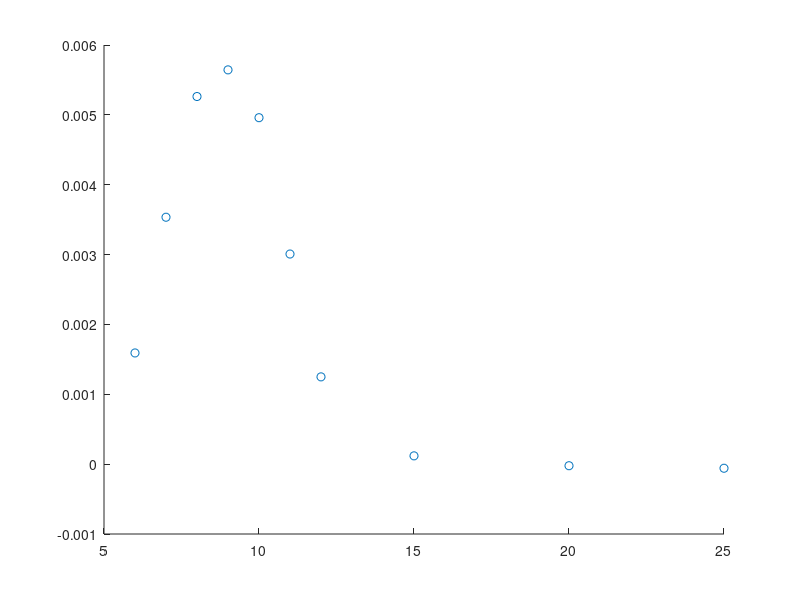
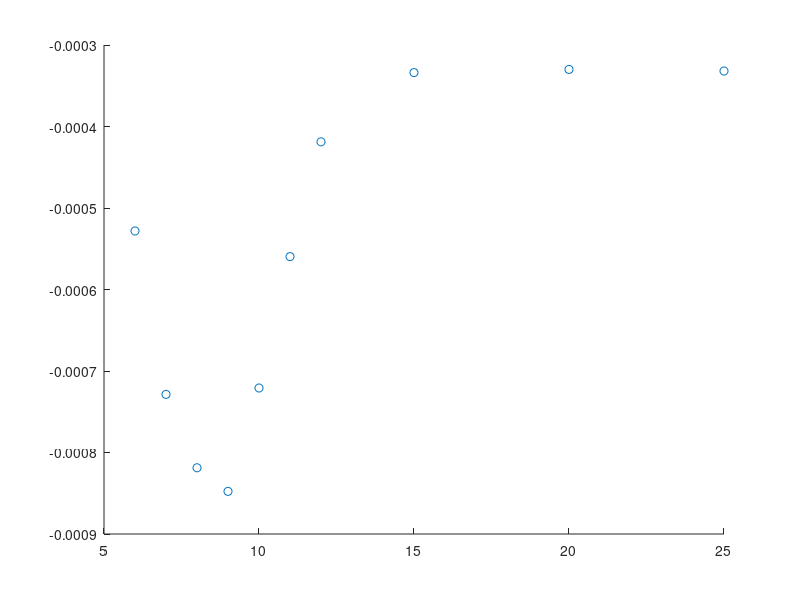

Write the MATLAB code that produced these figures, in order.
close all; clear;

R_b = 68.1;
R = 15.65;
R_s = 10.05;
R_s_tot = 5.9;

L_s = 262.6e-6;
num_s=800;
L_b=843e-3;
num_b=3400;

dist = [0,1,2,3, 6, 9,12,15, 20, 25]; %cm
par_field = [8.37487e-3,8.348e-3,7.95958e-3, 7.24196e-3, 4.18139e-3, 1.922e-3,0.884359e-3, 0.4522e-3, 1.52615e-4,4.813286e-5 ];
par_std_dev = [8.9736e-6, 7.5465e-6,6.651e-6,8.40176e-6, 5.2173e-6, 4.78e-6, 6.6786e-6, 6.9069e-6, 7.2368e-6, 5.1957e-6];
dic_field = [-1.1614e-3,-1.32685e-3,-1.39831e-3,-1.28845e-3, -1.00137e-3, -0.757d-3, -0.57739d-3,-5.2368e-4, -4.3323e-4, -4.4837e-4];
dic_std_dev = [9.012e-6,9.2138e-6,8.453e-6, 5.9595e-6, 6.3125e-6, 6.6223e-6, 6.9244e-6, 5.159e-6, 7.3267e-6, 8.3426e-6];

dist_90 = [5, 6, 7, 8, 9, 10, 12, 14, 16, 22]; %cm
par_field_90 = [-1.97205e-4, -1.1858e-4, -9.61304e-5, -8.384435e-5, -6.828518e-5, -7.149058e-5, -6.352612e-5, -7.0562e-5, -6.501815e-5, -7.25762e-5];
par_std_dev_90 = [7.79817e-6, 6.32719e-6, 8.073984e-6, 5.902439e-6, 6.912422e-6, 7.111585e-6, 7.710e-6, 6.795e-6, 7.45e-6, 6.047e-6];
dic_field_90 = [1.2198e-3, 7.5055e-4, 4.45537e-4, 2.4463e-4, 9.497566e-5, -2.25515e-5, -1.63667e-4, -2.437828e-4, -2.953968e-4, -3.6171e-4];
dic_std_dev_90 = [8.86463e-6, 8.37517e-6, 7.565e-6, 5.32259e-6, 6.157908e-6, 8.263e-6, 9.33275e-6, 7.944e-6, 8.129e-6, 8.695e-6];

dist_e = [6,6.5,7, 7.5,8, 8.5,9.5]; %cm
par_field_e = [-5.88247e-5, -4.93906e-5,-6.683325e-5, -6.08448e-5, -6.3632e-5,-5.57725e-5, -5.499121e-5];
par_std_dev_e = [8.014e-6, 7.367e-6, 6.859e-6, 7.738e-6, 7.815e-6,8.095e-6, 7.623e-6];
dic_field_e = [-4.5435412e-4, -4.523025e-4, -4.53212e-4, -4.33346e-4, -4.3736e-4,-3.939466e-4, -3.830375e-4];
dic_std_dev_e = [9.128e-6, 8.528e-6, 8.805e-6, 6.841e-6, 7.26e-6,9.035e-6, 7.024e-6 ];

dist_s = [6,7, 8,9, 10,11, 12, 15, 20, 25]; %cm
par_field_s = [1.59172e-3,3.53456e-3, 5.26259e-3, 5.64407e-3, 4.9595e-3, 3.00787e-3, 1.24937e-3, 1.187423e-4, -2.254756e-5, -5.866718e-5 ];
par_std_dev_s = [8.847e-6, 5.442e-6, 5.91e-6, 9.188e-6, 7.58e-6, 4.116e-6, 8.759e-6, 9.021e-6, 7.987e-6, 8.395e-6];
dic_field_s = [-5.28192e-4, -7.286841e-4, -8.187354e-4, -8.476882e-4, -7.208482e-4, -5.596759e-4, -4.188106e-4, -3.338519e-4, -3.299495e-4, -3.319197e-4];
dic_std_dev_s = [5.498e-6, 9.359e-6, 7.2687e-6, 7.016e-6, 6.83e-6, 8.831e-6 , 7.027e-6, 5.949e-6, 5.271e-6, 5.01e-6];
figure;
scatter(dist_s, par_field_s);
figure;
scatter(dist_s, dic_field_s);